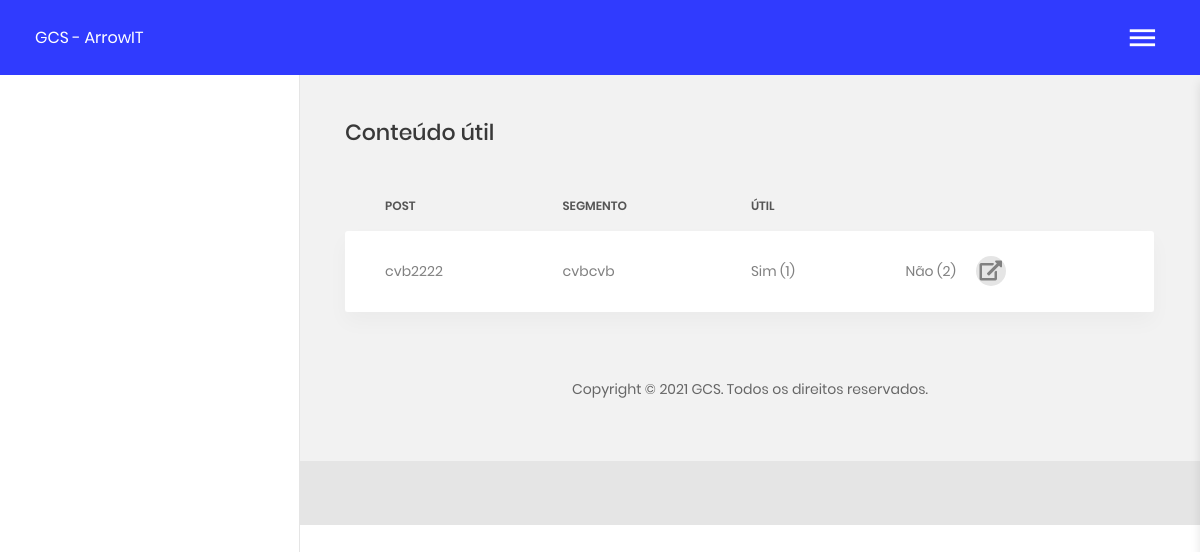
The app's page /gcs/ait_blog_conteudo_util.php, older data.
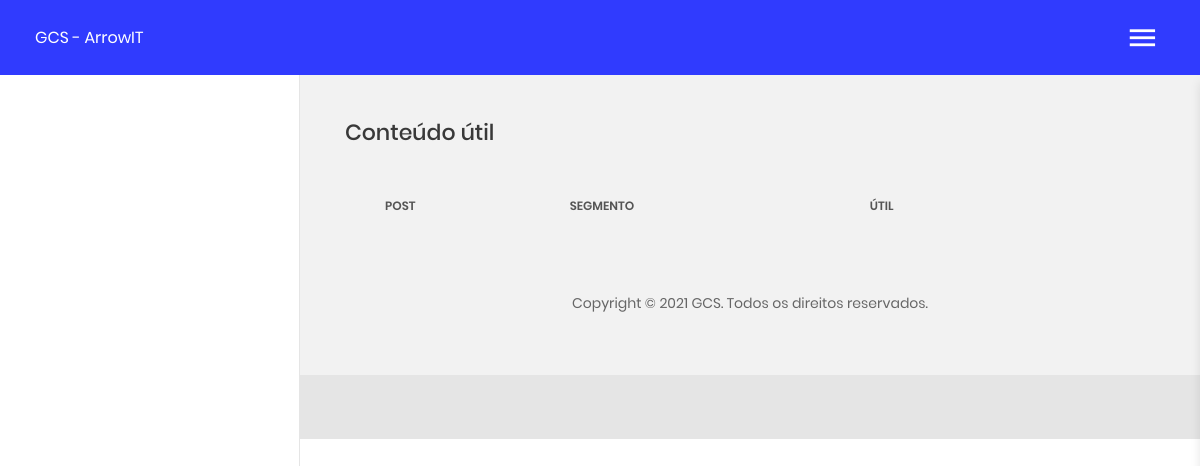
The same page, newer data.
### tables this page shows
CREATE TABLE IF NOT EXISTS ait_blog_post (
  id_post int(11) NOT NULL AUTO_INCREMENT,
  titulo varchar(200) DEFAULT NULL,
  segmento varchar(200) DEFAULT NULL,
  id_categoria tinyint(4) DEFAULT NULL,
  conteudo longtext DEFAULT NULL,
  imagem varchar(200) DEFAULT NULL,
  destaque tinyint(2) DEFAULT NULL,
  linkvideo varchar(200) DEFAULT NULL,
  video varchar(200) DEFAULT NULL,
  id_autor int(11) DEFAULT NULL,
  conteudo_util int(11) DEFAULT NULL,
  ip_cadastro varchar(50) DEFAULT NULL,
  data_cadastro datetime DEFAULT NULL,
  quem_cadastrou int(11) DEFAULT NULL,
  PRIMARY KEY (id_post)
);

### gcs/ait_blog_conteudo_util.php (the view, shortened to what this page needs)
<?php
  include('header.php');
?>
<section class="m-b-40 m-t-45">
  <div class="section__content section__content--p30">
    <div class="container-fluid">
      <div class="row">
        <div class="col-md-12">
          <h3 class="title-5 m-b-35">Conteúdo útil</h3>
          <div class="table-responsive table-responsive-data2">
            <table class="table table-data2">
              <thead>
                <tr>
                  <th>Post</th>
                  <th>Segmento</th>
                  <th>Útil</th>
                  <th></th>
                </tr>
              </thead>
              <tbody>
                <?
                  $sql = "SELECT id_post, titulo, segmento
                  FROM ait_blog_post
                  WHERE id_post IN (SELECT id_post FROM ait_conteudo_util)
                  ORDER BY id_post DESC";
                  $rs = mysqli_query($con, $sql);
                  while($row = mysqli_fetch_array($rs)){
                    $id_post = $row["id_post"];
                    $titulo = $row["titulo"];
                    $segmento = $row["segmento"];
                    $sqlutil = "SELECT 1
                    FROM ait_conteudo_util
                    WHERE id_post = $id_post AND tipo = 1";
                    $rsutil = mysqli_query($con, $sqlutil);
                    $countsim = mysqli_num_rows($rsutil);
                    $sqlutil = "SELECT 1
                    FROM ait_conteudo_util
                    WHERE id_post = $id_post AND tipo = 2";
                    $rsutil = mysqli_query($con, $sqlutil);
                    $countnao = mysqli_num_rows($rsutil);
                ?>
                  <tr class="tr-shadow">
                    <td><?=$titulo?></td>
                    <td><?=$segmento?></td>
                    <td>Sim (<?=$countsim?>)</td>
                    <td>
                      <div class="table-data-feature" style="-webkit-box-pack: start;-webkit-justify-content: start;-moz-box-pack: start;-ms-flex-pack: start;justify-content: start;">
                      <span style="padding: 4px 20px 4px 0;">Não (<?=$countnao?>)</span>
                      <span class="item" data-toggle="tooltip" data-placement="top" title="Ver comentários">
                          <button data-toggle="modal" data-target="#mediumModalUtil<?=$id_post?>">
                            <i class="fas fa-external-link-alt"></i>
                          </button>
                        </span>
                      </div>
                    </td>
                  </tr>
                  <tr class="spacer"></tr>
                <?}?>
              </tbody>
            </table>
          </div>
        </div>
      </div>
    </div>
  </div>
</section>
<?php include('footer.php'); ?>

Row changes from the older to the newer data that the page shows:
removed ait_blog_post: titulo "cvb2222", segmento "cvbcvb", countsim "1", countnao "2"
